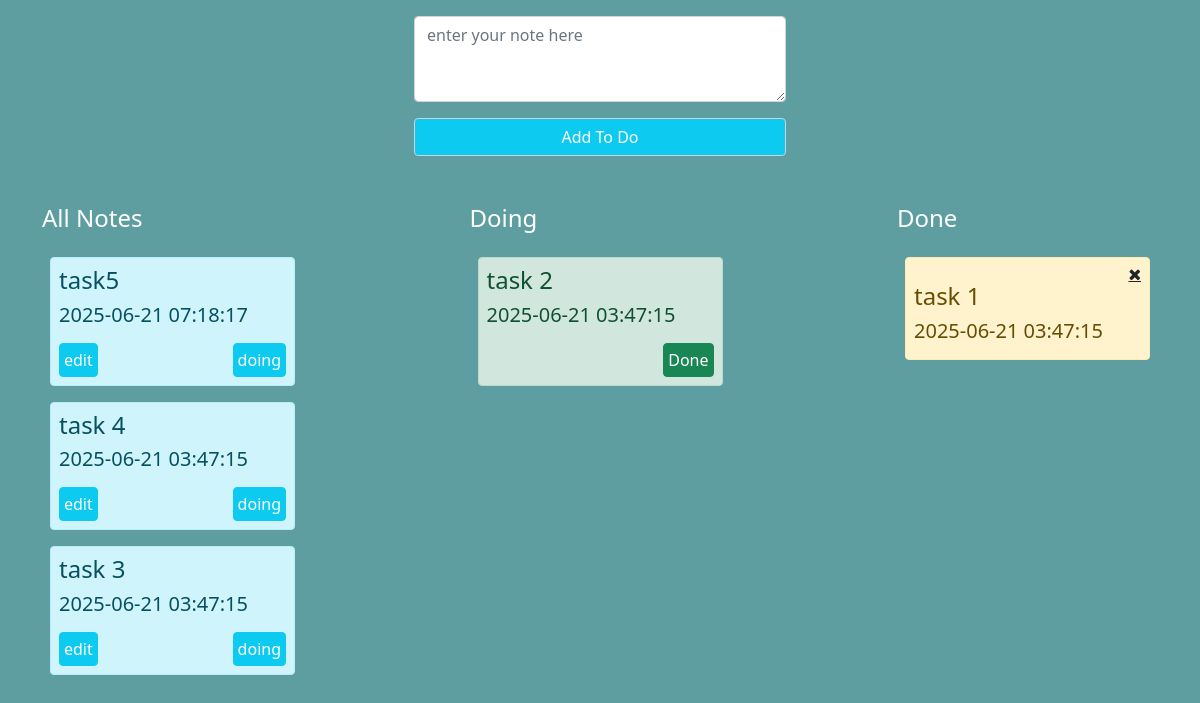
The page / on the database its author committed.
### tables this page shows
CREATE TABLE `todo` (
  `id` int(11) UNSIGNED NOT NULL,
  `title` varchar(255) NOT NULL,
  `status` enum('all','doing','done') NOT NULL DEFAULT 'all',
  `created_at` datetime NOT NULL DEFAULT current_timestamp()
);

### index.php (the view, shortened to what this page needs)
<?php
require_once 'inc/header.php';
require_once 'inc/connection.php';
?>
<body>
    <div class="container my-3 ">
        <div class="row d-flex justify-content-center">
                <div class="container mb-5 d-flex justify-content-center">
                    <div class="col-md-4">
                        <form action="handle/addToDo.php" method="post">
                        <textarea type="text" class="form-control" rows="3" name="title" id="" placeholder="enter your note here"></textarea>
                        <div class="text-center">
                            <button type="submit" name="submit" class="form-control text-white bg-info mt-3 " >Add To Do</button>
                        </div>
                        </form>
                    </div>
                </div>
        </div>
        <div class="row d-flex justify-content-between">
            <div class="col-md-3 ">
                <h4 class="text-white">All Notes</h4>
                <div class="m-2  py-3">
                    <div class="show-to-do">
                    <?php
                        $result = $conn->query("select * from todo where status='all' order by id desc");
                        $allnotes = $result->fetchAll(PDO::FETCH_ASSOC);
                        if(count($allnotes)>0){
                            foreach($allnotes as $all){
                            ?>
                                <div class="alert alert-info p-2">
                                    <h4 ><?= $all['title'] ?></h4>
                                    <h5><?= $all['created_at'] ?></h5>
                                    <div class="d-flex justify-content-between mt-3">
                                    <a href="edit.php?id=<?= $all['id']?>"class="btn btn-info p-1 text-white" >edit</a>
                                    <a href="#"class="btn btn-info p-1 text-white" >doing</a>
                                </div>
                        </div>
                        <?php }}
                    ?>
                    </div>
                </div>
            </div>
            <div class="col-md-3 ">
                <h4 class="text-white">Doing</h4>
                <div class="m-2 py-3">
                    <div class="show-to-do">
                    <?php
                        $result = $conn->query("select * from todo where status='doing' order by id desc");
                        $allnotes = $result->fetchAll(PDO::FETCH_ASSOC);
                        if(count($allnotes)>0){
                            foreach ($allnotes as  $doing) {
                            ?>
                                 <div class="alert alert-success p-2">
                                    <h4 ><?=$doing['title']?></h4>
                                    <h5><?=$doing['created_at']?></h5>
                                    <div class="d-flex justify-content-between mt-3">
                                    <a href="#"class="btn btn-success p-1 text-white" >Done</a>
                                </div>
                        </div>
                        <?php }}
                    ?>
                    </div>
                </div>
            </div>
            <div class="col-md-3">
                <h4 class="text-white">Done</h4>
                <div class="m-2 py-3">
                    <div class="show-to-do">
                               <?php
                        $result = $conn->query("select * from todo where status='done' order by id desc");
                        $allnotes = $result->fetchAll(PDO::FETCH_ASSOC);
                        if(count($allnotes)>0){
                            foreach($allnotes as $done){
                            ?>
                                    <div class="alert alert-warning p-2">
                                    <a href="handle/delete.php?id=<?=$done['id']?>" onclick="confirm('are your sure')"  class="remove-to-do text-dark d-flex justify-content-end " ><i class="fa fa-close" style="font-size:16px;"></i></a>
                                    <h4 ><?=$done['title']?></h4>
                                    <h5><?=$done['created_at']?></h5>
                        </div>
                       <?php }}
                        ?>
                    </div>
                </div>
            </div>
        </div>
    </div>
</body>
</html>

### inc/header.php (shortened to what this page needs)
<!DOCTYPE html>
<html lang="en">
<head>
    <link rel="stylesheet" href="https://cdnjs.cloudflare.com/ajax/libs/font-awesome/4.7.0/css/font-awesome.min.css">
    <link rel="stylesheet" href="assets/css/bootstrap.min.css">
    <link rel="stylesheet" href="assets/css/style.css">
</head>

### assets/css/style.css (style rules this page uses)
body { background-color: cadetblue; padding: 0; margin: 0; }

### rows shown on the page
todo: title "task5", created_at "2025-06-21 07:18:17"
todo: title "task 4", created_at "2025-06-21 03:47:15"
todo: title "task 3", created_at "2025-06-21 03:47:15"
todo: title "task 2", created_at "2025-06-21 03:47:15"
todo: title "task 1", created_at "2025-06-21 03:47:15"
